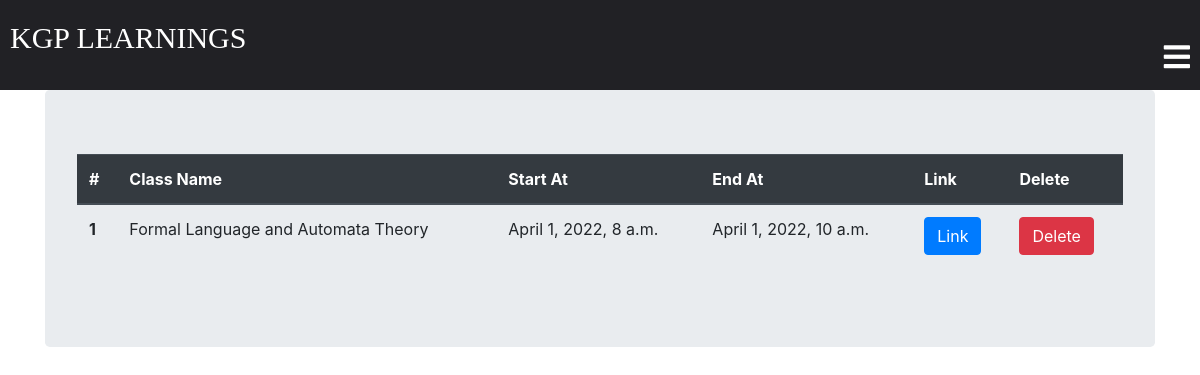
Screenshot of /classroom/liveClass_list/ (signed in) with the database file from the repository.
### classroom/models.py (models this page shows, shortened)
class LiveClass(models.Model):
    student = models.ManyToManyField(Student, related_name='student_liveClass')
    teacher = models.ForeignKey(
        Teacher, related_name='teacher_liveClass', on_delete=models.CASCADE, default=None)
    created_at = models.DateTimeField(auto_now=True)
    StartTime = models.DateTimeField(auto_now=False, null=True)
    Classlink = models.CharField(max_length=250)
    EndTime = models.DateTimeField(auto_now=False, null=True)
    ClassName = models.CharField(max_length=250)
    class Meta:
        ordering = ['-created_at']

### classroom/views.py (the view)
# urls.py: path('liveClass_list/',views.liveClass_list,name="liveClass_list"),
@login_required
def liveClass_list(request):
    template = "liveClass_list.html"
    teacher = request.user.Teacher
    return render(request, template, {'teacher': teacher})

### template/liveClass_list.html (shortened to what this page needs)
{% extends 'base.html' %}
{% block content %}
<div class="container">
  <div class="jumbotron">
    {% if teacher.teacher_liveClass.count == 0 %}
    <h2>No classes Yet</h2>
    {% else %}
    <table class="table">
      <thead class="thead-dark">
        <tr>
          <th scope="col">#</th>
          <th scope="col">Class Name</th>
          <th scope="col">Start At</th>
          <th scope="col">End At </th>
          <th scope="col">Link</th>
          <th scope="col">Delete</th>
        </tr>
      </thead>
      <tbody>
        {% for class in teacher.teacher_liveClass.all %}
        <tr>
          <th scope="row">{{ forloop.counter }}</th>
          <td>{{ class.ClassName }}</td>
          <td>{{ class.StartTime }}</td>
          <td>{{ class.EndTime }}</td>
          <td><a href="{{ class.Classlink }}" target="_blank" class="btn btn-primary">Link</a></td>
          <td><a href="{% url 'classroom:liveClass_delete' id=class.id %}" class="btn btn-danger">Delete</a></td>
        </tr>
        {% endfor %}
      </tbody>
    </table>
    {% endif %}
  </div>
</div>
{% endblock %}

### rows the page displays
LiveClass: ClassName "Formal Language and Automata Theory", StartTime "April 1, 2022, 8 a.m.", EndTime "April 1, 2022, 10 a.m."
